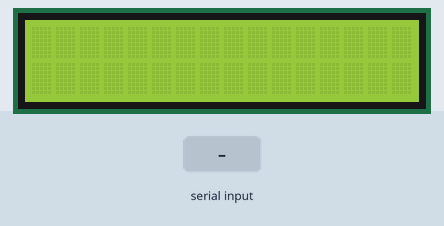
This sketch was run on a simulated Arduino Uno, built with avr-gcc and run on an emulated ATmega328P. Parts: 16×2 character LCD. The test bench sets the inputs (shaded band).

Above: at 1.2 s.
1.3 s: "1\n" received over Serial
At 3.5 s:
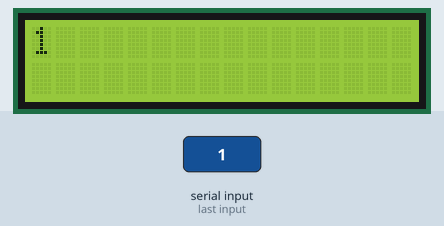
3.8 s: "0\n" received over Serial
At 5.4 s:
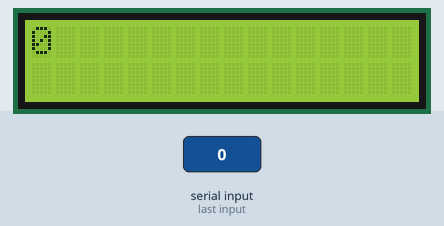
6.3 s: "2\n" received over Serial
At 8.5 s:
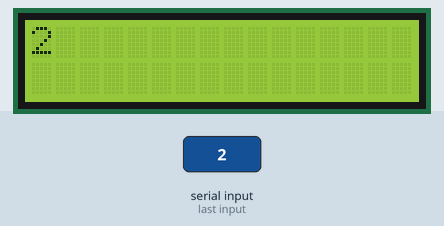
Timing chart, 0 to 10.0 s (numbered marks = the images above; inputs shaded):
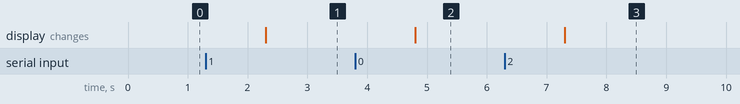

Measured:
- after the input at 1.3 s, the display: changes after 1.0 s (image 1)
- after the input at 3.8 s, the display: changes after 1.0 s (image 2)
- after the input at 6.3 s, the display: changes after 1.0 s (image 3)

The sketch:

lcd-serial-read.ino
```cpp
#include <LiquidCrystal.h>

LiquidCrystal lcd_one(7, 6, 5, 4, 3, 2);
String data;

void setup() {
  Serial.begin(9600);
  lcd_one.begin(16,2);
  lcd_one.clear();
}

void loop() {
  if (Serial.available() >0){
    data = Serial.readStringUntil("\n");
    lcd_one.clear();
    lcd_one.setCursor(0,0);
    lcd_one.print(data);
  }
}
```
